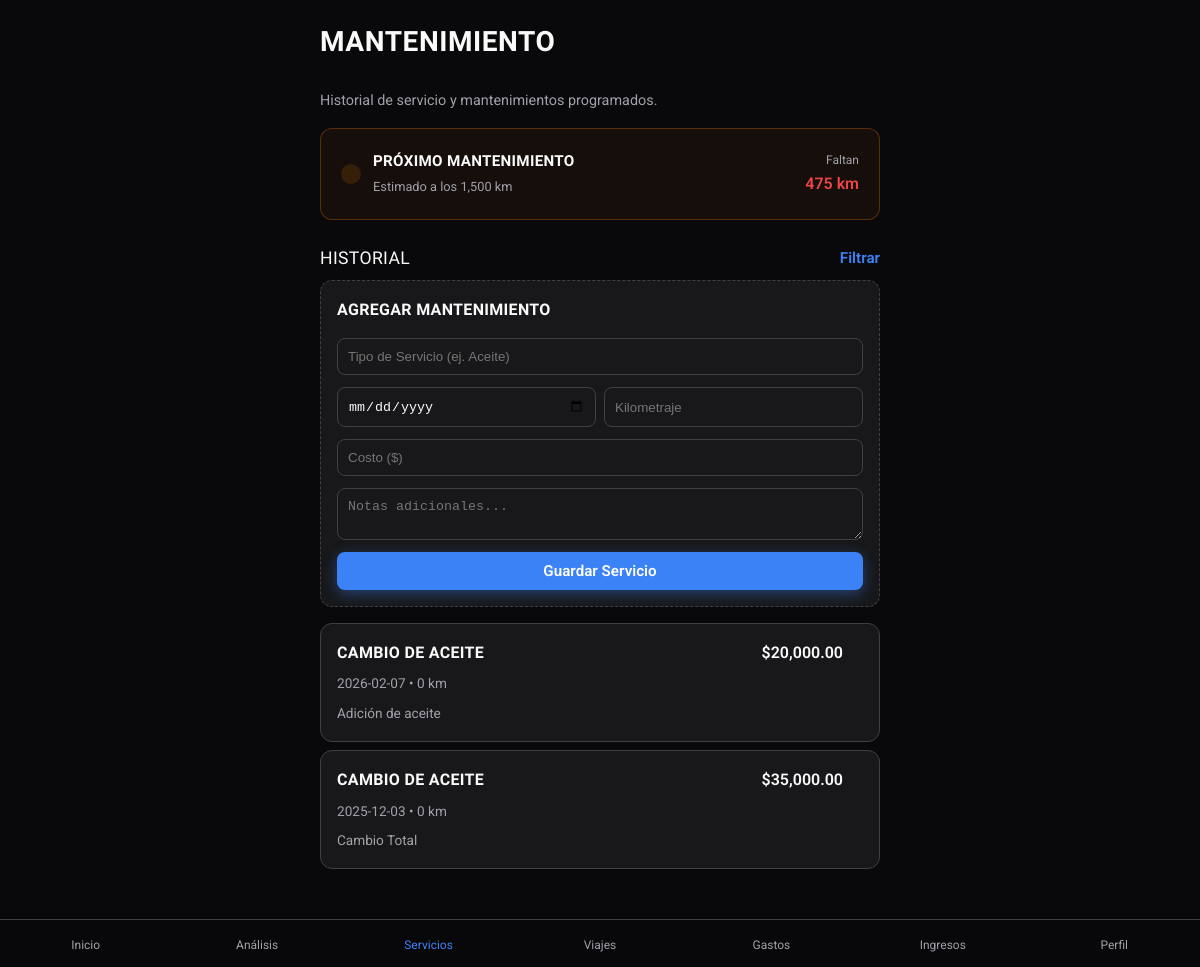
/services, run on the app's committed database.
### tables this page shows
CREATE TABLE motorcycles (
                id TEXT PRIMARY KEY,
                make TEXT NOT NULL,
                model TEXT NOT NULL,
                year INTEGER NOT NULL,
                vin TEXT,
                current_mileage INTEGER DEFAULT 0
            , oil_change_interval INTEGER DEFAULT 5000);

CREATE TABLE maintenance (
                id TEXT PRIMARY KEY,
                motorcycle_id TEXT NOT NULL,
                service_type TEXT NOT NULL,
                date TEXT NOT NULL,
                mileage_at_service INTEGER DEFAULT 0,
                cost REAL DEFAULT 0.0,
                notes TEXT,
                FOREIGN KEY (motorcycle_id) REFERENCES motorcycles (id)
            );

### app.py (the view, shortened to what this page needs)
    @app.route("/services", methods=["GET", "POST"])
    def services_view():
        from motorcycles.services import motorcycle_service
        from maintenance.services import maintenance_service
        from flask import request, redirect, url_for
        moto = motorcycle_service.get_all()[0] if motorcycle_service.get_all() else None
        services = maintenance_service.get_by_motorcycle_id(moto.id) if moto else []
        services.sort(key=lambda x: x.date, reverse=True)
        next_service_mileage = 0
        km_remaining_to_next = 0
        if moto:
            interval = (
                moto.oil_change_interval if moto.oil_change_interval > 0 else 1500
            )
            total_km_validated = moto.current_mileage
            next_service_mileage = interval
            km_remaining_to_next = max(0, next_service_mileage - total_km_validated)
        return render_template(
            "services.html",
            services=services,
            moto=moto,
            next_service_mileage=next_service_mileage,
            km_remaining_to_next=km_remaining_to_next,
        )

### infrastructure/db.py (called while the page is built)
def get_db_connection():
    conn = sqlite3.connect(DB_PATH)
    conn.row_factory = sqlite3.Row  # Permite acceder a las columnas por nombre
    return conn

### maintenance/services.py (called while the page is built)
    def get_by_motorcycle_id(self, motorcycle_id: str) -> List[MaintenanceRecord]:
        conn = get_db_connection()
        records = []
        try:
            cursor = conn.cursor()
            cursor.execute(
                "SELECT * FROM maintenance WHERE motorcycle_id = ?", (motorcycle_id,)
            )
            rows = cursor.fetchall()
            for row in rows:
                record = MaintenanceRecord(
                    motorcycle_id=row["motorcycle_id"],
                    service_type=row["service_type"],
                    date=row["date"],
                    mileage_at_service=row["mileage_at_service"],
                    cost=row["cost"],
                    notes=row["notes"],
                )
                record.id = row["id"]
                records.append(record)
        finally:
            conn.close()
        return records

### motorcycles/services.py (called while the page is built)
    def get_all(self) -> List[Motorcycle]:
        conn = get_db_connection()
        motos = []
        try:
            cursor = conn.cursor()
            cursor.execute("SELECT * FROM motorcycles")
            rows = cursor.fetchall()
            for row in rows:
                moto = Motorcycle(
                    make=row["make"],
                    model=row["model"],
                    year=row["year"],
                    vin=row["vin"],
                    current_mileage=row["current_mileage"],
                    oil_change_interval=row["oil_change_interval"],
                )
                moto.id = row["id"]
                motos.append(moto)
        finally:
            conn.close()
        return motos

### templates/services.html (shortened to what this page needs)
{% extends "base.html" %} {% block title %}Servicios | MotoLog{% endblock %} {%
block content %}
<header class="fade-in" style="animation-delay: 0.1s">
  <h1 class="page-title">Mantenimiento</h1>
  <p class="text-muted mb-4">
    Historial de servicio y mantenimientos programados.
  </p>
</header>
<section class="fade-in" style="animation-delay: 0.2s">
  {% if next_service_mileage > 0 %}
  <div
    class="card"
    style="
      background-color: rgba(242, 125, 0, 0.05);
      border-color: rgba(242, 125, 0, 0.3);
      margin-bottom: 24px;
    "
  >
    <div class="flex-between">
      <div style="display: flex; align-items: center; gap: 12px">
        <div
          style="
            background: rgba(242, 125, 0, 0.15);
            padding: 10px;
            border-radius: 12px;
          "
        >
        </div>
        <div>
          <h4 style="font-size: 0.95rem; margin: 0; color: var(--text-primary)">
            Próximo Mantenimiento
          </h4>
          <span class="text-muted" style="font-size: 0.8rem"
            >Estimado a los {{ "{:,}".format(next_service_mileage) }} km</span
          >
        </div>
      </div>
      <div style="text-align: right">
        <div style="font-size: 0.75rem; color: var(--text-secondary)">
          Faltan
        </div>
        <div
          style="font-size: 1rem; font-weight: 600; color: var(--accent-orange)"
        >
          {{ "{:,}".format(km_remaining_to_next) }} km
        </div>
      </div>
    </div>
  </div>
  {% endif %}
  <div class="flex-between mt-4 mb-2">
    <h3 style="font-size: 1.1rem; font-weight: 500">Historial</h3>
    <button
      class="btn"
      style="background: transparent; color: var(--accent-blue); padding: 0"
    >
      Filtrar
    </button>
  </div>
  <div
    class="card fade-in mb-4"
    style="
      padding: 16px;
      animation-delay: 0.3s;
      border: 1px dashed var(--border-color);
    "
  >
    <h4 style="margin: 0 0 16px 0">Agregar Mantenimiento</h4>
    <form
      action="{{ url_for('services_view') }}"
      method="POST"
      style="display: flex; flex-direction: column; gap: 12px"
    >
      <input
        type="text"
        name="service_type"
        placeholder="Tipo de Servicio (ej. Aceite)"
        required
        class="form-control"
        style="
          padding: 10px;
          border-radius: 8px;
          border: 1px solid var(--border-color);
          background: var(--bg-primary);
          color: var(--text-primary);
        "
      />
      <div style="display: flex; gap: 8px">
        <input
          type="date"
          name="date"
          required
          class="form-control"
          style="
            flex: 1;
            padding: 10px;
            border-radius: 8px;
            border: 1px solid var(--border-color);
            background: var(--bg-primary);
            color: var(--text-primary);
          "
        />
        <input
          type="number"
          name="mileage"
          placeholder="Kilometraje"
          required
          class="form-control"
          style="
            flex: 1;
            padding: 10px;
            border-radius: 8px;
            border: 1px solid var(--border-color);
            background: var(--bg-primary);
            color: var(--text-primary);
          "
        />
      </div>
      <input
        type="number"
        step="0.01"
        name="cost"
        placeholder="Costo ($)"
        class="form-control"
        style="
          padding: 10px;
          border-radius: 8px;
          border: 1px solid var(--border-color);
          background: var(--bg-primary);
          color: var(--text-primary);
        "
      />
      <textarea
        name="notes"
        placeholder="Notas adicionales..."
        rows="2"
        class="form-control"
        style="
          padding: 10px;
          border-radius: 8px;
          border: 1px solid var(--border-color);
          background: var(--bg-primary);
          color: var(--text-primary);
        "
      ></textarea>
      <button type="submit" class="btn btn-primary mt-2">
        Guardar Servicio
      </button>
    </form>
  </div>
  {% if services %} {% for service in services %}
  <div
    class="card fade-in"
    style="padding: 16px; margin-bottom: 8px; animation-delay: 0.4s"
  >
    <div class="flex-between mb-2">
      <h4 style="font-size: 1rem; margin: 0">{{ service.service_type }}</h4>
      <div style="display: flex; align-items: center; gap: 10px">
        <span style="font-weight: 600"
          >${{ "{:,.2f}".format(service.cost) }}</span
        >
      </div>
    </div>
    <div class="text-muted" style="font-size: 0.85rem; margin-bottom: 8px">
      <span>{{ service.date }}</span> •
      <span>{{ "{:,}".format(service.mileage_at_service) }} km</span>
    </div>
    <p style="font-size: 0.85rem; color: var(--text-secondary)">
      {{ service.notes }}
    </p>
  </div>
  {% endfor %} {% else %}
  <p class="text-muted text-center mt-4">No hay servicios registrados.</p>
  {% endif %}
</section>
{% endblock %}

### static/css/styles.css (style rules this page uses)
:root { --bg-color: #09090b; --bg-card: #18181b; --bg-card-hover: #27272a; --text-primary: #fafafa; --text-secondary: #a1a1aa; --accent-blue: #3b82f6; --accent-blue-hover: #2563eb; --accent-orange: #ef4444; --accent-orange-hover: #dc2626; --border-color: #3f3f46; --nav-bg: rgba(9, 9, 11, 0.85); --transition-speed: 0.3s; --border-radius: 12px; }
* { box-sizing: border-box; margin: 0; padding: 0; -webkit-tap-highlight-color: transparent; }
body { font-family: "Roboto", sans-serif; background-color: var(--bg-color); color: var(--text-primary); line-height: 1.6; min-height: 100vh; display: flex; flex-direction: column; }
.fade-in { animation: fadeIn 0.5s cubic-bezier(0.4, 0, 0.2, 1) forwards; }
h1, h2, h3, h4, h5, h6 { font-family: "Rajdhani", sans-serif; font-weight: 700; text-transform: uppercase; letter-spacing: 0.02em; }
.page-title { font-size: 1.75rem; margin-bottom: 24px; }
.text-muted { color: var(--text-secondary); font-size: 0.9rem; }
.card { background-color: var(--bg-card); border: 1px solid var(--border-color); border-radius: var(--border-radius); padding: 20px; margin-bottom: 16px; transition: transform var(--transition-speed), background-color var(--transition-speed), box-shadow var(--transition-speed); position: relative; overflow: hidden; }
.btn { display: inline-flex; align-items: center; justify-content: center; padding: 10px 20px; border-radius: 8px; font-weight: 600; font-size: 0.95rem; font-family: "Roboto", sans-serif; cursor: pointer; transition: all var(--transition-speed); border: none; outline: none; }
.btn-primary { background-color: var(--accent-blue); color: #fff; box-shadow: 0 4px 14px rgba(59, 130, 246, 0.4); }
.flex-between { display: flex; justify-content: space-between; align-items: center; }
.mt-4 { margin-top: 16px; }
.mb-4 { margin-bottom: 16px; }
.mb-2 { margin-bottom: 8px; }

### data on the page
motorcycles: oil_change_interval "1,500"
maintenance: service_type "CAMBIO DE ACEITE", cost "20,000.00", date "2026-02-07", mileage_at_service "0", notes "Adición de aceite"
maintenance: service_type "CAMBIO DE ACEITE", cost "35,000.00", date "2025-12-03", mileage_at_service "0", notes "Cambio Total"

### other printed values
{{ "{:,}".format(km_remaining_to_next) }} "475"
